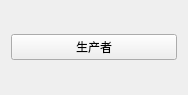
<?xml version="1.0" encoding="UTF-8"?>
<ui version="4.0">
 <class>Form1</class>
 <widget class="QWidget" name="Form1">
  <property name="geometry">
   <rect>
    <x>0</x>
    <y>0</y>
    <width>188</width>
    <height>95</height>
   </rect>
  </property>
  <property name="windowTitle">
   <string>Form</string>
  </property>
  <layout class="QVBoxLayout" name="verticalLayout">
   <item>
    <widget class="QPushButton" name="productBtn">
     <property name="text">
      <string>生产者</string>
     </property>
    </widget>
   </item>
  </layout>
 </widget>
 <resources/>
 <connections/>
</ui>
